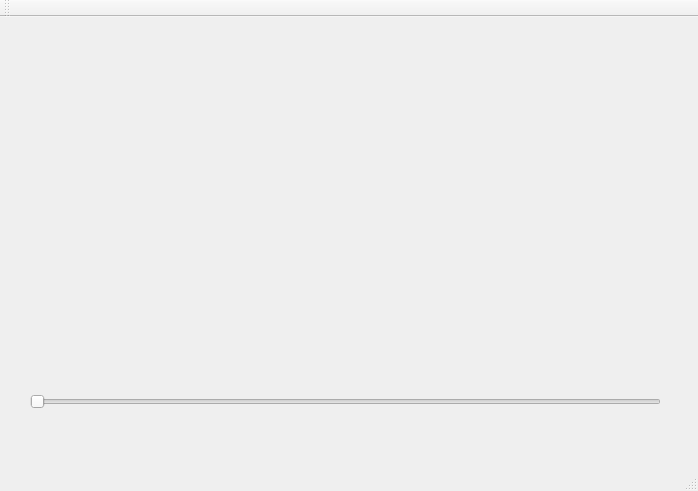
<?xml version="1.0" encoding="UTF-8"?>
<ui version="4.0">
 <class>FilterWindow</class>
 <widget class="QMainWindow" name="FilterWindow">
  <property name="geometry">
   <rect>
    <x>0</x>
    <y>0</y>
    <width>698</width>
    <height>491</height>
   </rect>
  </property>
  <property name="windowTitle">
   <string>FilterWindow</string>
  </property>
  <widget class="QWidget" name="centralWidget">
   <widget class="QSlider" name="horizontalSlider">
    <property name="geometry">
     <rect>
      <x>30</x>
      <y>370</y>
      <width>631</width>
      <height>29</height>
     </rect>
    </property>
    <property name="orientation">
     <enum>Qt::Horizontal</enum>
    </property>
   </widget>
   <widget class="QVTKWidget" name="widget" native="true">
    <property name="geometry">
     <rect>
      <x>20</x>
      <y>10</y>
      <width>641</width>
      <height>331</height>
     </rect>
    </property>
   </widget>
  </widget>
  <widget class="QMenuBar" name="menuBar">
   <property name="geometry">
    <rect>
     <x>0</x>
     <y>0</y>
     <width>698</width>
     <height>29</height>
    </rect>
   </property>
  </widget>
  <widget class="QToolBar" name="mainToolBar">
   <attribute name="toolBarArea">
    <enum>TopToolBarArea</enum>
   </attribute>
   <attribute name="toolBarBreak">
    <bool>false</bool>
   </attribute>
  </widget>
  <widget class="QStatusBar" name="statusBar"/>
 </widget>
 <layoutdefault spacing="6" margin="11"/>
 <customwidgets>
  <customwidget>
   <class>QVTKWidget</class>
   <extends>QWidget</extends>
   <header>QVTKWidget.h</header>
   <container>1</container>
  </customwidget>
 </customwidgets>
 <resources/>
 <connections/>
</ui>
